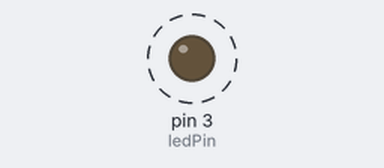
Bench run of a sketch on a simulated Arduino Uno, built with avr-gcc and run on an emulated ATmega328P. Shown: output pins drawn as LEDs (lit = HIGH). Dashed ring = blinking. What the sketch prints to the serial monitor is not drawn.

Above: at 0.5 s.
Timing chart, 0 to 4.8 s (numbered marks = the images above):
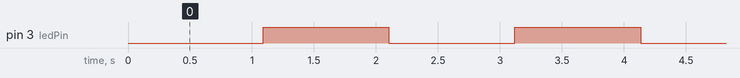

The sketch:

blinkwithnodelayfunc.ino
```cpp
/*
  This program is not going to use the delay function of the in-built
  arduino funtion to set the delay for the blinking of the led

  We are going to try it out of any thing and anyway
 */

 // the pinof the led
 const int ledPin = 3;

 // the state of the led to change to
 int ledState = LOW;

 // for the mills to store
 unsigned long previousMills = 0;

 // the interval of the blink
 const long interval = 1000;

 // the setup
 void setup() {
  pinMode(ledPin, OUTPUT);
  Serial.begin(9600);

  Serial.println("Welcome to blink without delay");
 }

 // the loop
 void loop(){
  // the time initiaated
  unsigned long currentMills = millis();
  Serial.println("Current Milliseconds: ");
  Serial.println(currentMills);

  Serial.println("Previous Milliseconds: ");
  Serial.println(previousMills);

  if (currentMills - previousMills >= interval){
    // some activities in there in.

    previousMills = currentMills; // to keep track of the changes of the track of time

    if (ledState == LOW) ledState = HIGH;
    else ledState = LOW;

    // set the led pin to high
    digitalWrite(ledPin, ledState);
  }
 }
```

Measured:
- by itself, pin 3 (ledPin): alternates HIGH for 1.0 s and LOW for 1.0 s
